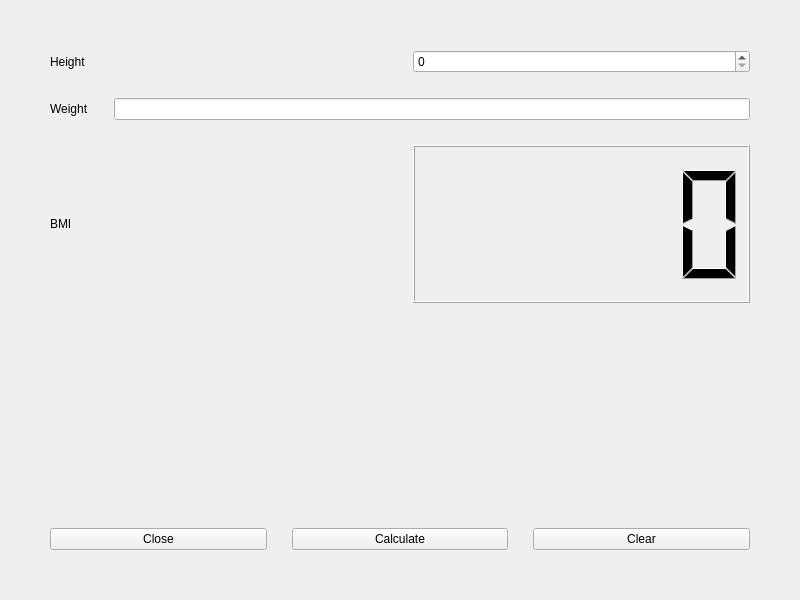
<?xml version="1.0" encoding="UTF-8"?>
<ui version="4.0">
 <class>BMIWidget</class>
 <widget class="QWidget" name="BMIWidget">
  <property name="geometry">
   <rect>
    <x>0</x>
    <y>0</y>
    <width>800</width>
    <height>600</height>
   </rect>
  </property>
  <property name="windowTitle">
   <string>BMIWidget</string>
  </property>
  <layout class="QVBoxLayout" name="verticalLayout">
   <property name="spacing">
    <number>25</number>
   </property>
   <property name="leftMargin">
    <number>50</number>
   </property>
   <property name="topMargin">
    <number>50</number>
   </property>
   <property name="rightMargin">
    <number>50</number>
   </property>
   <property name="bottomMargin">
    <number>50</number>
   </property>
   <item>
    <layout class="QHBoxLayout" name="horizontalLayout_height">
     <item>
      <widget class="QLabel" name="lable_height">
       <property name="text">
        <string>Height</string>
       </property>
      </widget>
     </item>
     <item>
      <widget class="QSpinBox" name="spinBox_height">
       <property name="maximum">
        <number>1000</number>
       </property>
      </widget>
     </item>
    </layout>
   </item>
   <item>
    <layout class="QHBoxLayout" name="horizontalLayout_weight">
     <item>
      <widget class="QLabel" name="label_weight">
       <property name="text">
        <string>Weight</string>
       </property>
      </widget>
     </item>
     <item>
      <widget class="QLineEdit" name="lineEdit_weight"/>
     </item>
    </layout>
   </item>
   <item>
    <layout class="QHBoxLayout" name="horizontalLayout_bmi">
     <item>
      <widget class="QLabel" name="label_bmi">
       <property name="text">
        <string>BMI</string>
       </property>
      </widget>
     </item>
     <item>
      <widget class="QLCDNumber" name="lcdNumber_bmi"/>
     </item>
    </layout>
   </item>
   <item>
    <layout class="QHBoxLayout" name="horizontalLayout_buttons">
     <property name="topMargin">
      <number>200</number>
     </property>
     <item>
      <widget class="QPushButton" name="pb_close">
       <property name="text">
        <string>Close</string>
       </property>
      </widget>
     </item>
     <item>
      <widget class="QPushButton" name="pb_calculate">
       <property name="text">
        <string>Calculate</string>
       </property>
      </widget>
     </item>
     <item>
      <widget class="QPushButton" name="pb_clear">
       <property name="text">
        <string>Clear</string>
       </property>
      </widget>
     </item>
    </layout>
   </item>
  </layout>
 </widget>
 <resources/>
 <connections/>
</ui>
